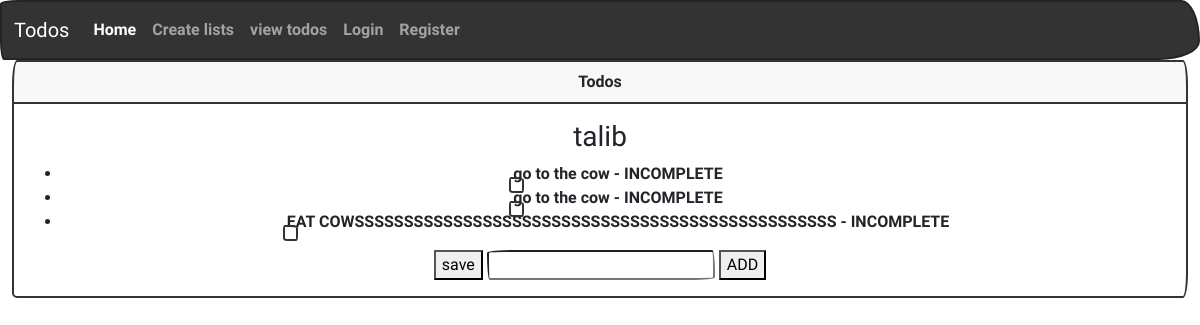
Page /1 (signed in) on the earlier database version.
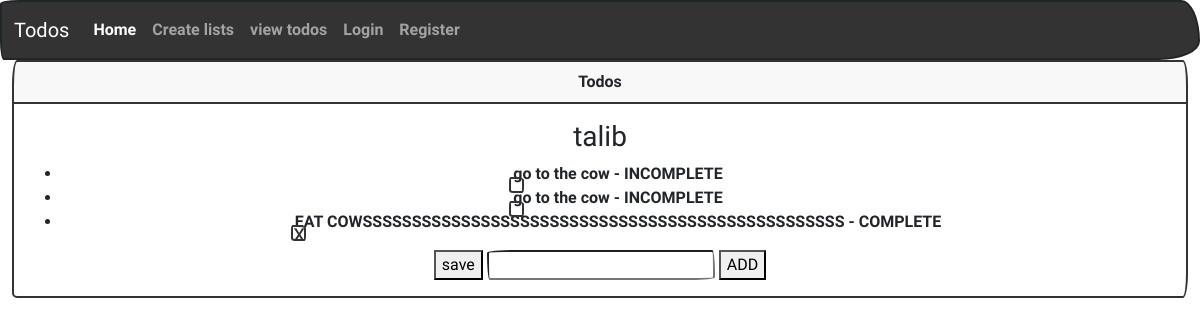
Same page on the later database version.
### main/models.py (models this page shows, shortened)
class item(models.Model):
    todolist = models.ForeignKey(todo,on_delete=models.CASCADE)
    text=models.CharField(max_length=200)
    complete = models.BooleanField()

### main/views.py (the view, shortened to what this page needs)
# urls.py: path("<int:id>",views.index,name="index"),
def index(response, id):
    ls = todo.objects.get(id=id)
    return render(response, "main/base.html", {"ls": ls})

### main/templates/main/base.html (shortened to what this page needs)
{%extends "main/Menu.html"%}
{%block body%}
<div class="card border-primary mb-3" >
    <div class="card-header text-center">Todos</div>
    <div class="card-body text-center">
        {% if user.is_authenticated%}
        <h3>{{ ls.name }}</h3>
        <form action="#" method="post" class="form-group">
            <ul>
                {% for item in ls.item_set.all %}
                    <li>
                        {{ item.text }} - {% if item.complete %}COMPLETE{% else %}INCOMPLETE{% endif %}
                    </li>
                {% endfor %}
            </ul>
            <button type="submit" name="save" value="save">save</button>
            <input type="text" name="new">
            <button type="submit" name="newitem" value="newitem">ADD</button>
        </form>
    {% else %}
    <div class="alert alert-dismissible alert-danger">
        <button type="button" class="btn-close" data-bs-dismiss="alert"></button>
        <strong>Plz login or register to continue</strong> <a href="{%url 'login' %}" class="alert-link">Login</a>
      </div>
    {% endif %}
    </div>
</div>
{%endblock%}

Differences in the rows shown:
changed item "EAT COWSSSSSSSSSSSSSSSSSSSSSSSSSSSSSSSSSSSSSSSSSSSSSSSSS": complete "INCOMPLETE" → "COMPLETE"
